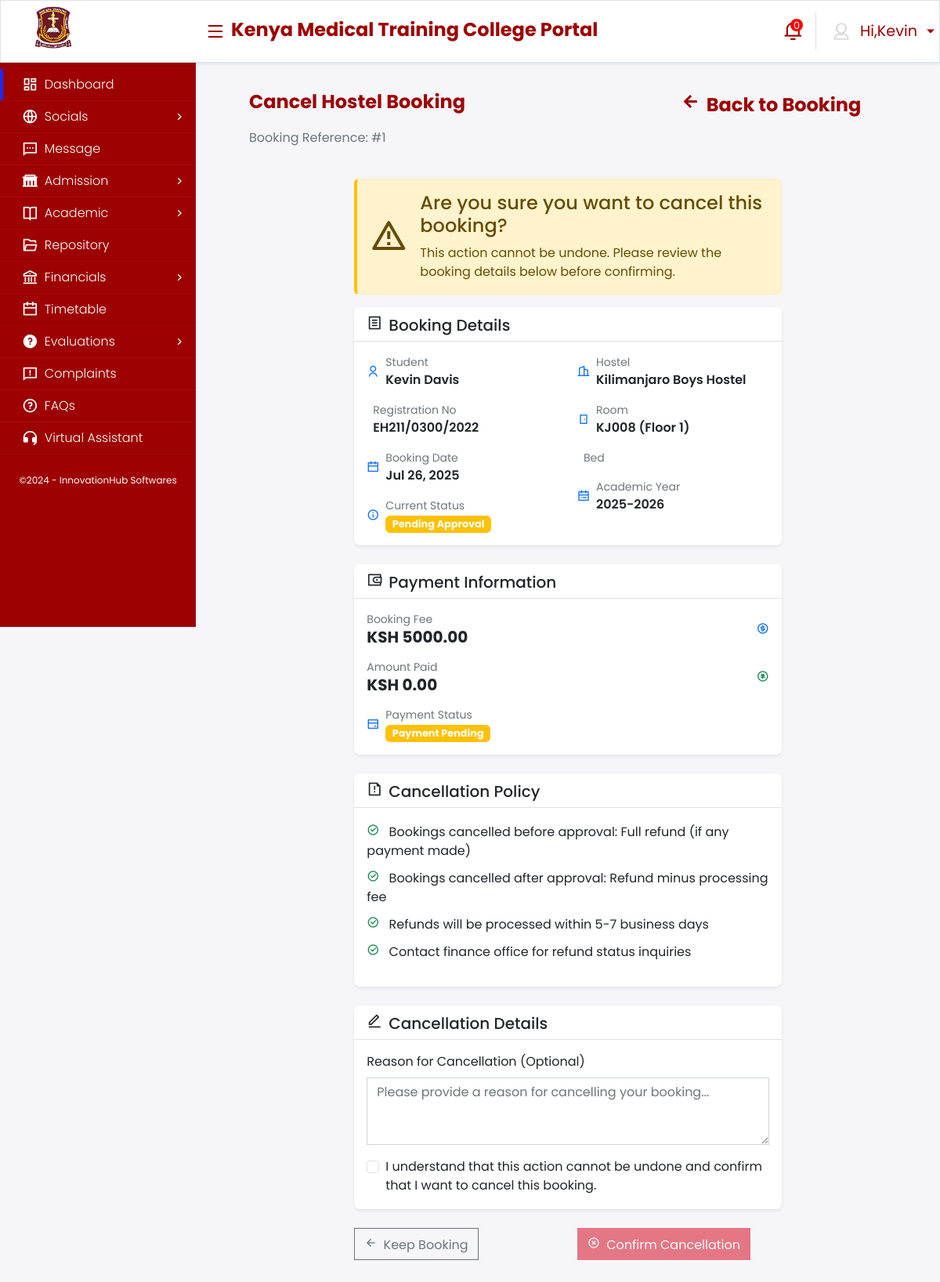
Page /booking/1/cancel/ (signed in) on the earlier database version.
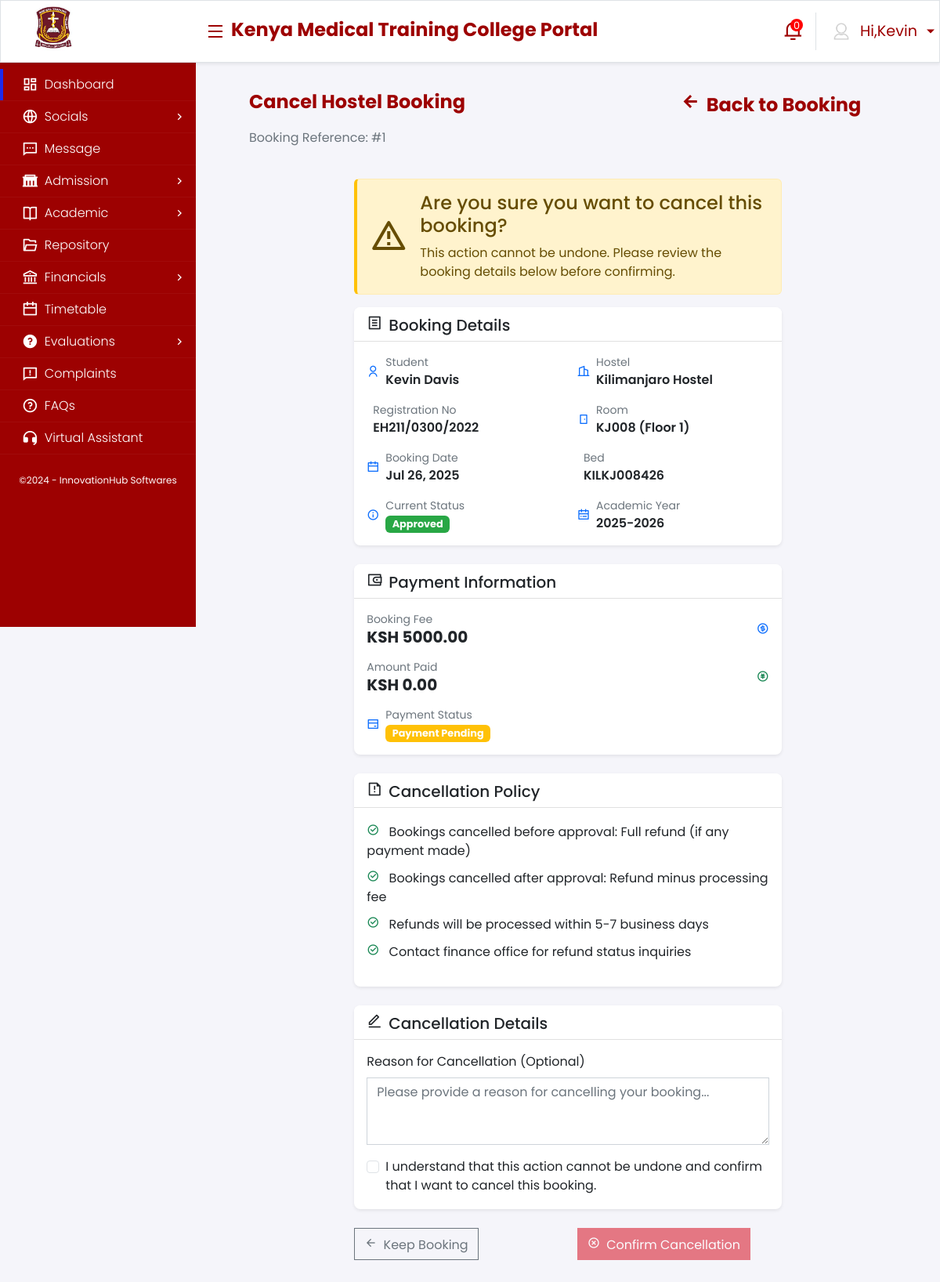
Same page on the later database version.
### core_application/models.py (models this page shows, shortened)
class HostelBooking(models.Model):
    BOOKING_STATUS = (
        ('pending', 'Pending Approval'),
        ('approved', 'Approved'),
        ('rejected', 'Rejected'),
        ('cancelled', 'Cancelled'),
        ('checked_in', 'Checked In'),
        ('checked_out', 'Checked Out'),
    )
    PAYMENT_STATUS = (
        ('pending', 'Payment Pending'),
        ('partial', 'Partially Paid'),
        ('paid', 'Fully Paid'),
        ('refunded', 'Refunded'),
    )
    student = models.ForeignKey(Student, on_delete=models.CASCADE, related_name='hostel_bookings')
    bed = models.ForeignKey(Bed, on_delete=models.CASCADE, related_name='bookings')
    academic_year = models.ForeignKey(AcademicYear, on_delete=models.CASCADE, related_name='hostel_bookings')
    booking_date = models.DateTimeField(auto_now_add=True)
    check_in_date = models.DateField(null=True, blank=True)
    check_out_date = models.DateField(null=True, blank=True)
    expected_checkout_date = models.DateField(null=True, blank=True)
    booking_status = models.CharField(max_length=20, choices=BOOKING_STATUS, default='pending')
    payment_status = models.CharField(max_length=20, choices=PAYMENT_STATUS, default='pending')
    booking_fee = models.DecimalField(max_digits=10, decimal_places=2, default=0.00)
    amount_paid = models.DecimalField(max_digits=10, decimal_places=2, default=0.00)
    approved_by = models.ForeignKey(User, on_delete=models.SET_NULL, null=True, blank=True, related_name='approved_bookings')
    approval_date = models.DateTimeField(null=True, blank=True)
    approval_remarks = models.TextField(blank=True)
    checked_in_by = models.ForeignKey(User, on_delete=models.SET_NULL, null=True, blank=True, related_name='checked_in_students')
    checked_out_by = models.ForeignKey(User, on_delete=models.SET_NULL, null=True, blank=True, related_name='checked_out_students')
    remarks = models.TextField(blank=True)
    created_at = models.DateTimeField(auto_now_add=True)
    updated_at = models.DateTimeField(auto_now=True)
    class Meta:
        unique_together = ['student', 'academic_year']  # One booking per student per academic year
        ordering = ['-booking_date']

class Bed(models.Model):
    BED_POSITIONS = (
        ('bed_1', 'Bed 1'),
        ('bed_2', 'Bed 2'),
        ('bed_3', 'Bed 3'),
        ('bed_4', 'Bed 4'),
    )
    room = models.ForeignKey(Room, on_delete=models.CASCADE, related_name='beds')
    academic_year = models.ForeignKey(AcademicYear, on_delete=models.CASCADE, related_name='hostel_beds')
    bed_position = models.CharField(max_length=10, choices=BED_POSITIONS)
    bed_number = models.CharField(max_length=20, help_text="Unique bed identifier")
    is_available = models.BooleanField(default=True)
    maintenance_status = models.CharField(
        max_length=20,
        choices=(
            ('good', 'Good Condition'),
            ('needs_repair', 'Needs Repair'),
            ('under_maintenance', 'Under Maintenance'),
            ('out_of_order', 'Out of Order'),
        ),
        default='good'
    )
    created_at = models.DateTimeField(auto_now_add=True)
    class Meta:
        unique_together = ['room', 'academic_year', 'bed_position']
        ordering = ['room', 'bed_position']

class Room(models.Model):
    hostel = models.ForeignKey(Hostel, on_delete=models.CASCADE, related_name='rooms')
    room_number = models.CharField(max_length=10)
    floor = models.IntegerField(validators=[MinValueValidator(0)], help_text="Floor number (0 for ground floor)")
    capacity = models.IntegerField(default=4, validators=[MinValueValidator(1), MaxValueValidator(8)])
    description = models.TextField(blank=True)
    facilities = models.TextField(blank=True, help_text="Room-specific facilities")
    is_active = models.BooleanField(default=True)
    created_at = models.DateTimeField(auto_now_add=True , blank=True , null=True)
    class Meta:
        unique_together = ['hostel', 'room_number']
        ordering = ['hostel', 'floor', 'room_number']

class Hostel(models.Model):
    HOSTEL_TYPES = (
        ('boys', 'Boys Hostel'),
        ('girls', 'Girls Hostel'),
    )
    name = models.CharField(max_length=100)
    hostel_type = models.CharField(max_length=10, choices=HOSTEL_TYPES)
    school = models.ForeignKey(School, on_delete=models.CASCADE, related_name='hostels')
    warden = models.ForeignKey(User, on_delete=models.SET_NULL, null=True, blank=True, related_name='managed_hostels')
    total_rooms = models.IntegerField(validators=[MinValueValidator(1)])
    description = models.TextField(blank=True)
    facilities = models.TextField(blank=True, help_text="Available facilities like WiFi, laundry, etc.")
    rules_and_regulations = models.TextField( null=True, blank=True,)
    is_active = models.BooleanField(default=True)
    created_at = models.DateTimeField(auto_now_add=True, null=True, blank=True,)
    updated_at = models.DateTimeField(auto_now=True, null=True, blank=True,)
    class Meta:
        ordering = ['hostel_type', 'name']

class Student(models.Model):
    ADMISSION_TYPES = (
        ('direct', 'Direct Entry'),
        ('parallel', 'Parallel Programme'),
        ('upgrading', 'Upgrading'),
        ('transfer', 'Transfer'),
    )
    STATUS_CHOICES = (
        ('active', 'Active'),
        ('inactive', 'Inactive'),
        ('graduated', 'Graduated'),
        ('deferred', 'Deferred'),
        ('suspended', 'Suspended'),
        ('discontinued', 'Discontinued'),
        ('expelled', 'Expelled'),
    )
    SPONSOR_TYPES = (
        ('government', 'Government Sponsored'),
        ('self', 'Self Sponsored'),
        ('employer', 'Employer Sponsored'),
        ('scholarship', 'Scholarship'),
        ('bursary', 'Bursary'),
    )
    user = models.OneToOneField(User, on_delete=models.CASCADE, related_name='student_profile')
    registration_number = models.CharField(max_length=20, unique=True)
    programme = models.ForeignKey(Programme, on_delete=models.CASCADE, related_name='students')
    current_year = models.IntegerField(validators=[MinValueValidator(1), MaxValueValidator(4)])
    current_semester = models.IntegerField(validators=[MinValueValidator(1), MaxValueValidator(3)])
    admission_date = models.DateField()
    admission_type = models.CharField(max_length=20, choices=ADMISSION_TYPES, default='direct')
    sponsor_type = models.CharField(max_length=20, choices=SPONSOR_TYPES, default='government')
    status = models.CharField(max_length=20, choices=STATUS_CHOICES, default='active')
    guardian_name = models.CharField(max_length=100)
    guardian_phone = models.CharField(max_length=15)
    guardian_relationship = models.CharField(max_length=50)
    guardian_address = models.TextField()
    emergency_contact = models.CharField(max_length=15)
    blood_group = models.CharField(max_length=5, blank=True)
    medical_conditions = models.TextField(blank=True, help_text="Any medical conditions or allergies")
    expected_graduation_date = models.DateField(null=True, blank=True)
    gpa = models.DecimalField(max_digits=3, decimal_places=2, null=True, blank=True)

class User(AbstractUser):
    GENDER_CHOICES = (
        ('male', 'Male'),
        ('female', 'Female'),
        ('other', 'Other'),
    )
    USER_TYPES = (
        ('admin', 'Admin'),
        ('student', 'Student'),
        ('instructor', 'Instructor'),
        ('clinical_instructor', 'Clinical Instructor'),
        ('staff', 'Staff'),
        ('registrar', 'Registrar'),
    )
    username = models.CharField(
        max_length=150,
        unique=True,
        validators=[
            RegexValidator(
                regex=r'^[\w.@+\-/]+$',
                message="Username can contain letters, numbers, @, ., +, -, _, and / characters only."
            )
        ],
        help_text="Required. 150 characters or fewer. Letters, digits and @/./+/-/_/ allowed."
    )
    user_type = models.CharField(max_length=20, choices=USER_TYPES)
    phone = models.CharField(max_length=15, blank=True)
    address = models.TextField(blank=True)
    gender = models.CharField(max_length=10, choices=GENDER_CHOICES, blank=True)
    date_of_birth = models.DateField(null=True, blank=True)
    profile_picture = models.ImageField(upload_to='profiles/', null=True, blank=True)
    national_id = models.CharField(max_length=20, unique=True, null=True, blank=True)
    is_active = models.BooleanField(default=True)
    created_at = models.DateTimeField(auto_now_add=True)
    updated_at = models.DateTimeField(auto_now=True)

class AcademicYear(models.Model):
    year = models.CharField(max_length=10, unique=True)  # e.g., "2024/2025"
    start_date = models.DateField()
    end_date = models.DateField()
    is_current = models.BooleanField(default=False)

### core_application/views.py (the view)
# urls.py: path('booking/<int:booking_id>/cancel/', views.cancel_booking, name='cancel_booking'),
@login_required
def cancel_booking(request, booking_id):
    try:
        student = request.user.student_profile
        booking = get_object_or_404(
            HostelBooking,
            id=booking_id,
            student=student
        )
        if booking.booking_status not in ['pending', 'approved']:
            messages.error(request, "This booking cannot be cancelled.")
            return redirect('hostel_booking_detail', booking_id=booking_id)
        if request.method == 'POST':
            booking.booking_status = 'cancelled'
            booking.save()
            messages.success(request, "Your hostel booking has been cancelled.")
            return redirect('hostel_list')
        context = {
            'booking': booking,
        }
        return render(request, 'hostels/cancel_booking.html', context)
    except Student.DoesNotExist:
        messages.error(request, "Student profile not found.")
        return redirect('student_dashboard')

### templates/hostels/cancel_booking.html (shortened to what the changed rows need)
{% extends 'base.html' %}
{% load static %}
{% block content %}
<div class="container onprintContainer">
    <div class="row p-3">
        <div class="row d-flex flex-row">
            <div class="col-md-8">
                <p class="fw-bold card-stitle text-start">Cancel Hostel Booking</p>
                <p class="text-muted">Booking Reference: #{{ booking.id }}</p>
            </div>
        </div>
    </div>
    <div class="row p-2">
        <div class="col-lg-8 mx-auto">
            <div class="card shadow-sm mb-4">
                <div class="card-body">
                    <div class="row">
                        <div class="col-md-6">
                            <div class="d-flex align-items-center mb-3">
                                <div>
                                    <p class="mb-0 small text-muted">Student</p>
                                    <p class="mb-0 fw-semibold">{{ booking.student.user.get_full_name }}</p>
                                </div>
                            </div>
                            <div class="d-flex align-items-center mb-3">
                                <div>
                                    <p class="mb-0 small text-muted">Registration No</p>
                                    <p class="mb-0 fw-semibold">{{ booking.student.registration_number }}</p>
                                </div>
                            </div>
                            <div class="d-flex align-items-center mb-3">
                                <div>
                                    <p class="mb-0 small text-muted">Booking Date</p>
                                    <p class="mb-0 fw-semibold">{{ booking.booking_date|date:"M d, Y" }}</p>
                                </div>
                            </div>
                            <div class="d-flex align-items-center">
                                <div>
                                    <p class="mb-0 small text-muted">Current Status</p>
                                    <span class="badge {% if booking.booking_status == 'pending' %}bg-warning{% else %}bg-success{% endif %}">
                                        {{ booking.get_booking_status_display }}
                                    </span>
                                </div>
                            </div>
                        </div>
                        <div class="col-md-6">
                            <div class="d-flex align-items-center mb-3">
                                <div>
                                    <p class="mb-0 small text-muted">Hostel</p>
                                    <p class="mb-0 fw-semibold">{{ booking.bed.room.hostel.name }}</p>
                                </div>
                            </div>
                            <div class="d-flex align-items-center mb-3">
                                <div>
                                    <p class="mb-0 small text-muted">Room</p>
                                    <p class="mb-0 fw-semibold">{{ booking.bed.room.room_number }} (Floor {{ booking.bed.room.floor }})</p>
                                </div>
                            </div>
                            <div class="d-flex align-items-center mb-3">
                                <div>
                                    <p class="mb-0 small text-muted">Bed</p>
                                    <p class="mb-0 fw-semibold">{{ booking.bed.bed_number }}</p>
                                </div>
                            </div>
                            <div class="d-flex align-items-center">
                                <div>
                                    <p class="mb-0 small text-muted">Academic Year</p>
                                    <p class="mb-0 fw-semibold">{{ booking.academic_year.year }}</p>
                                </div>
                            </div>
                        </div>
                    </div>
                </div>
            </div>
            <div class="card shadow-sm mb-4">
                <div class="card-body">
                    <div class="d-flex justify-content-between align-items-center mb-3">
                        <div>
                            <p class="mb-0 small text-muted">Booking Fee</p>
                            <h5 class="mb-0 fw-bold">KSH {{ booking.booking_fee|floatformat:2 }}</h5>
                        </div>
                    </div>
                    <div class="d-flex justify-content-between align-items-center mb-3">
                        <div>
                            <p class="mb-0 small text-muted">Amount Paid</p>
                            <h5 class="mb-0 fw-bold">KSH {{ booking.amount_paid|floatformat:2 }}</h5>
                        </div>
                    </div>
                    <div class="d-flex align-items-center">
                        <div>
                            <p class="mb-0 small text-muted">Payment Status</p>
                            <span class="badge
                                {% if booking.payment_status == 'pending' %}bg-warning
                                {% elif booking.payment_status == 'paid' %}bg-success
                                {% else %}bg-info{% endif %}">
                                {{ booking.get_payment_status_display }}
                            </span>
                        </div>
                    </div>
                </div>
            </div>
        </div>
    </div>
</div>
{% endblock %}

Differences in the rows shown:
changed HostelBooking "Payment Pending": booking_status "Pending Approval" → "Approved"; bed.room.hostel.name "Kilimanjaro Boys Hostel" → "Kilimanjaro Hostel"; bed.bed_number (not shown) → "KILKJ008426"
